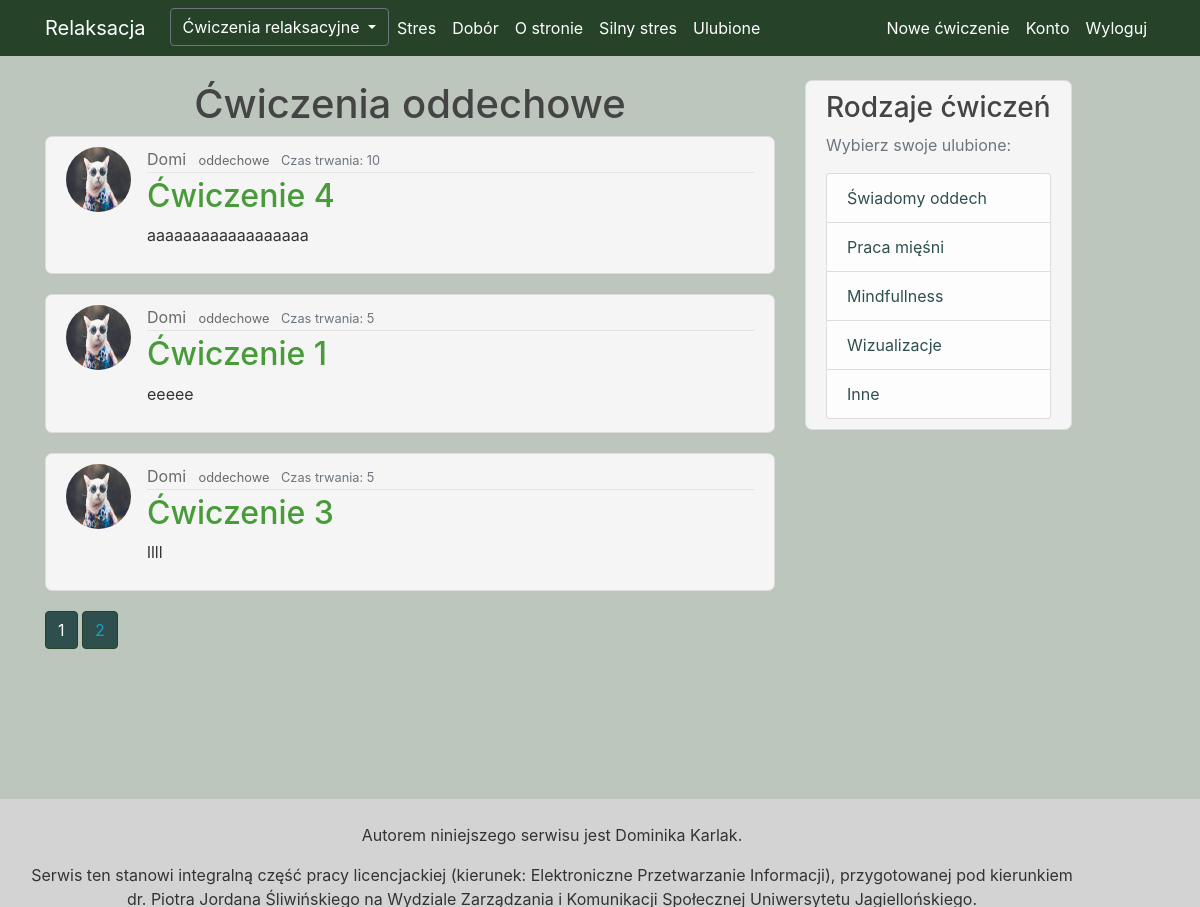
Page /oddechowe (signed in) on the committed database.
### Relaks/models.py (models this page shows, shortened)
class Post(db.Model):
    id = db.Column(db.Integer, primary_key=True, autoincrement=True)
    name = db.Column(db.String(100), nullable=True)
    category = db.Column(db.String(100), nullable=True)
    time = db.Column(db.Integer, nullable=True)
    content = db.Column(db.Text, nullable=True)
    user_id = db.Column(db.Integer, db.ForeignKey('user.id'), nullable=False)
    fav = db.relationship('Favourite', backref='fav', lazy=True)
    comments = db.relationship("Comment", backref='article', lazy=True)

class User(db.Model, UserMixin):
    id = db.Column(db.Integer, primary_key=True)
    username = db.Column(db.String(20), unique=True, nullable=False)
    email = db.Column(db.String(120), unique=True, nullable=False)
    image_file = db.Column(db.String(20), nullable=False, default='default.jpg')
    password = db.Column(db.String(60), nullable=False)
    is_admin = db.Column(db.Boolean, nullable=False)
    posts = db.relationship('Post', backref='author', lazy=True)
    fav = db.relationship('Favourite', backref='author', lazy=True)
    comments = db.relationship('Comment', backref='author', lazy=True)

### Relaks/routes.py (the view)
@app.route("/oddechowe", methods=['GET', 'POST'])
def oddech():
    page = request.args.get('page', 1, type=int)
    post = Post.query.filter(
        Post.category == 'oddechowe').paginate(page=page, per_page=3)
    return render_template('oddech.html', title='Oddechowe', post=post)

### Relaks/models.py (called while the page is built)
@login_manager.user_loader
def load_user(user_id):
    return User.query.get(int(user_id))

### Relaks/templates/oddech.html (shortened to what this page needs)
{% extends "layout.html" %}
{% block content %}
    <h1 style="text-align: center"> Ćwiczenia oddechowe </h1>
    {% for post in post.items %}
          <article class="media content-section">
          <img class="rounded-circle article-img" src="{{ url_for('static', filename='photo/' + post.author.image_file) }}">
          <div class="media-body">
            <div class="article-metadata">
              <a class="mr-2" href="{{ url_for('user_posts', username=post.author.username) }}">{{ post.author.username }}</a>
              <small class="article-category">
          <a
            class="mr-2"
            href="{{ url_for('oddech', category=post.category) }}"
            >{{ post.category }}</a>
                </small>
                <small class="text-muted">Czas trwania: {{ post.time }}</small>
            </div>
            <h2> <a class="article-title" href="{{ url_for('post', post_id=post.id) }}">{{ post.name}}</a> </h2>
            <p class="article-content">{{ post.content }}</p>
          </div>
        </article>
    {% endfor %}
      {% for page_num in post.iter_pages(left_edge=1, right_edge=1, left_current=1, right_current=2) %}
        {% if page_num %}
            {% if post.page == page_num %}
                <a class="btn btn-info mb-4" style="background-color: darkslategrey; border-color: #26432a" href="{{ url_for('oddech', page=page_num)  }}"> {{ page_num }}</a>
             {% else %}
                <a class="btn btn-outline-info mb-4" style="background-color: darkslategrey; border-color: #26432a; " href="{{ url_for('oddech', page=page_num)  }}"> {{ page_num }}</a>
             {% endif %}
        {% endif %}
    {% endfor %}
{% endblock content %}

### Relaks/static/main.css (style rules this page uses)
body { background-color: #bdc6bd; color: #333333; margin-top: 5rem; }
h1, h2, h3, h4, h5, h6 { color: #444444; }
.content-section { background-color: whitesmoke; padding: 10px 20px; border: 1px solid #dddddd; border-radius: 7px; margin-bottom: 20px; }
.article-title { color: #489b39; }
.article-content { white-space: pre-line; background-color: whitesmoke; }
.article-img { height: 65px; width: 65px; margin-right: 16px; }
.article-metadata { padding-bottom: 1px; margin-bottom: 4px; border-bottom: 1px solid #e3e3e3; color: #444444; }
.btn { background-color: #26432a; }
.mr-2 { color: dimgrey; }

### rows in the picture
Post: image_file (picture), author.username "Domi", category "oddechowe", time "10", name "Ćwiczenie 4", content "aaaaaaaaaaaaaaaaaa"
Post: image_file (picture), author.username "Domi", category "oddechowe", time "5", name "Ćwiczenie 1", content "eeeee"
Post: image_file (picture), author.username "Domi", category "oddechowe", time "5", name "Ćwiczenie 3", content "llll"

### other values in the picture
{{ page_num }} "1"
{{ page_num }} "2"
